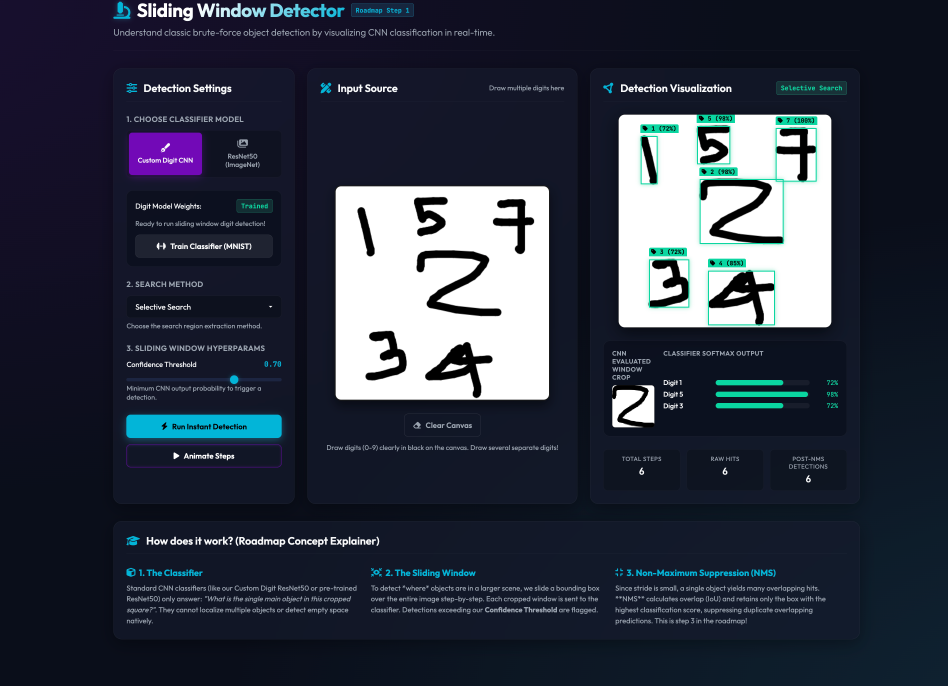
#> input picture 1-R-CNN+Sliding-Window(Detectors)/selective_search.png, 2842 x 2058 px (shown at 1/3 size)
$ python -i detector.py   (imports and definitions only)
#> lines starting #> are read from the running program, lines starting #| are printed output that depends on the picture; after the words box and inside, x2 and y2 are one past the last pixel; in counts of white or black regions, pixels touching at a corner belong together
#> further down, picture is the input picture: shape (2058, 2842, 3); mean B, G, R 67.2, 53.2, 47.1
import cv2
import numpy as np
import torch
import torch.nn.functional as F
from PIL import Image

# [8 lines left out: function sliding_window, not called in this run]

def selective_search(cv_image, min_size=30, max_size=200):
    """
    Generate candidate bounding boxes (x, y, w, h) using OpenCV MSER and multi-scale contours.
    This serves as a high-quality, dependency-free selective search/region proposal generator.
    """
#> called with min_size = 30, max_size = 200
    h, w = cv_image.shape[:2]
#> h = 2058; w = 2842
    candidates = set()

    # Convert to grayscale
    gray = cv2.cvtColor(cv_image, cv2.COLOR_BGR2GRAY)
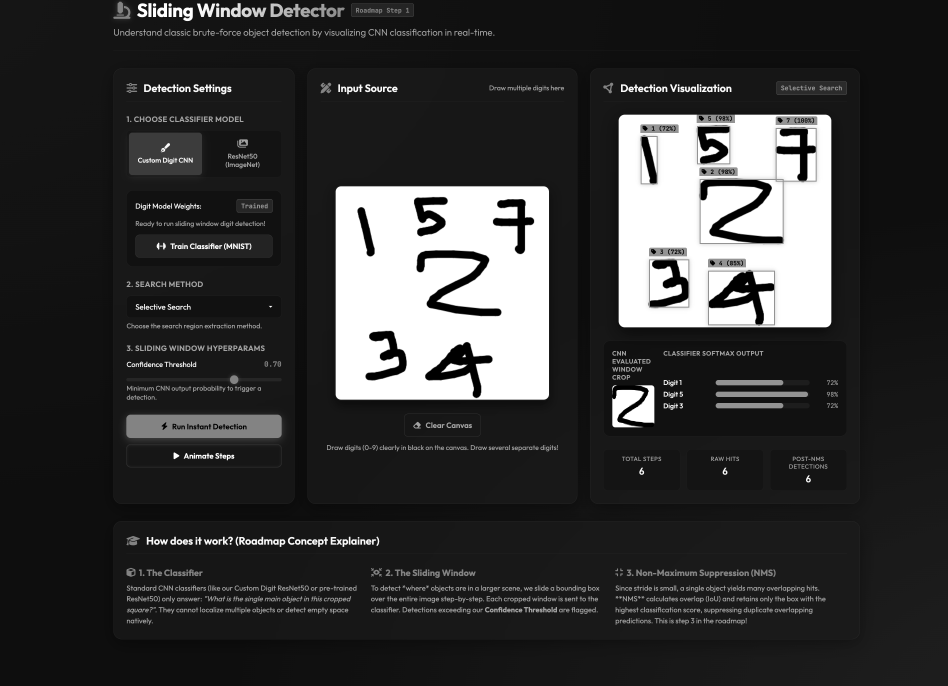
#> gray: shape (2058, 2842) (shown at 1/3 size); min 0, max 255, mean 53

    # 1. Use MSER (Maximally Stable Extremal Regions)
    mser = cv2.MSER_create(min_area=min_size*min_size, max_area=max_size*max_size)
    regions, _ = mser.detectRegions(gray)
#> regions = 1161 items
    for p in regions:
        # Get bounding box
        x, y, ww, hh = cv2.boundingRect(p)
        if min_size <= ww <= max_size and min_size <= hh <= max_size:
            candidates.add((x, y, ww, hh))
#> this loop made 1161 passes
#> (x, y, ww, hh) on passes 1 to 3: (1837, 1156, 126, 126), (1837, 1156, 126, 126), (1837, 1156, 126, 126)
#> after the loop, candidates = 139 items

    # 2. Use Multi-scale thresholding and contours
    thresholds = [50, 100, 150, 200]
    for thresh_val in thresholds:
        _, thresh = cv2.threshold(gray, thresh_val, 255, cv2.THRESH_BINARY_INV)
        contours, _ = cv2.findContours(thresh, cv2.RETR_EXTERNAL, cv2.CHAIN_APPROX_SIMPLE)
        for c in contours:
            x, y, ww, hh = cv2.boundingRect(c)
            if min_size <= ww <= max_size and min_size <= hh <= max_size:
                candidates.add((x, y, ww, hh))

        _, thresh_normal = cv2.threshold(gray, thresh_val, 255, cv2.THRESH_BINARY)
        contours_normal, _ = cv2.findContours(thresh_normal, cv2.RETR_EXTERNAL, cv2.CHAIN_APPROX_SIMPLE)
        for c in contours_normal:
            x, y, ww, hh = cv2.boundingRect(c)
            if min_size <= ww <= max_size and min_size <= hh <= max_size:
                candidates.add((x, y, ww, hh))
#> this loop made 4 passes
#> pass 1, in selective_search, `_, thresh = cv2.threshold(gray, thresh_val, 255, cv2.THRESH_BINARY_INV)`:
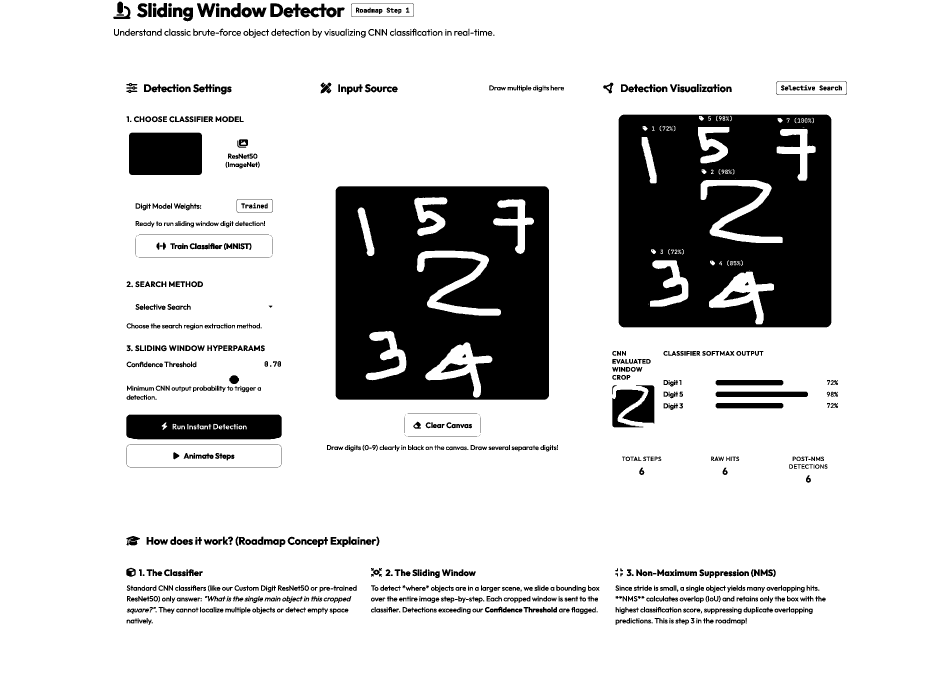
#> thresh: shape (2058, 2842) (shown at 1/3 size); 83.8% white; 1458 black regions (177 under 20 px), largest, box (x1, y1, x2, y2) and area: (1007, 559, 1647, 1199) 359385, (1856, 344, 2494, 982) 356058, (379, 1244, 845, 1318) 32453
#> pass 2, in selective_search, `_, thresh = cv2.threshold(gray, thresh_val, 255, cv2.THRESH_BINARY_INV)`:
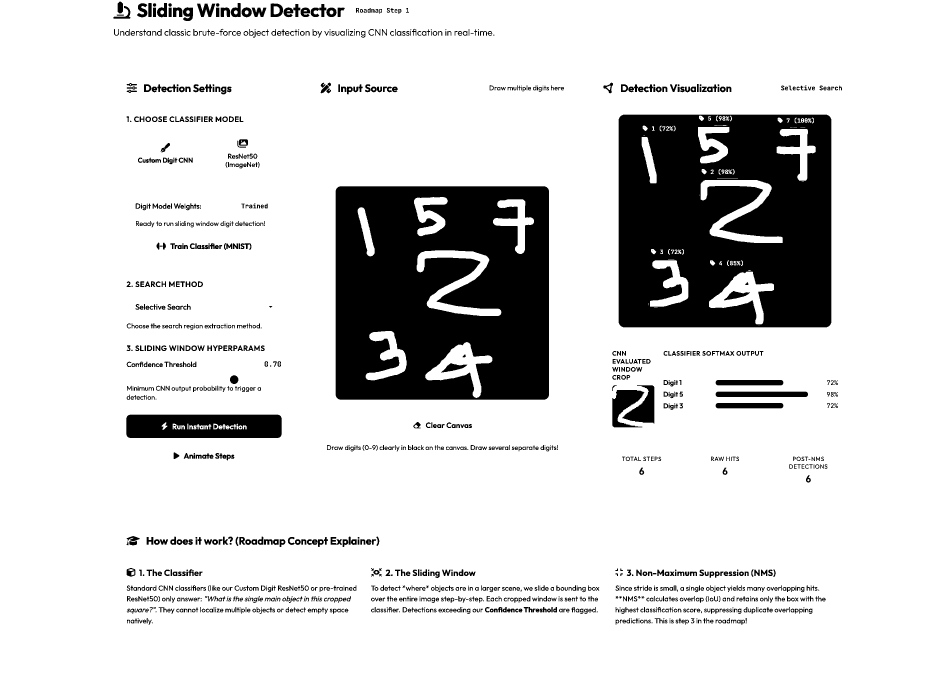
#> thresh: shape (2058, 2842) (shown at 1/3 size); 84.8% white; 1559 black regions (179 under 20 px), largest, box (x1, y1, x2, y2) and area: (1007, 559, 1647, 1199) 357308, (1856, 344, 2494, 982) 353710, (379, 1244, 845, 1314) 30392
#> pass 2, in selective_search, `_, thresh_normal = cv2.threshold(gray, thresh_val, 255, cv2.THRESH_BIN..`:
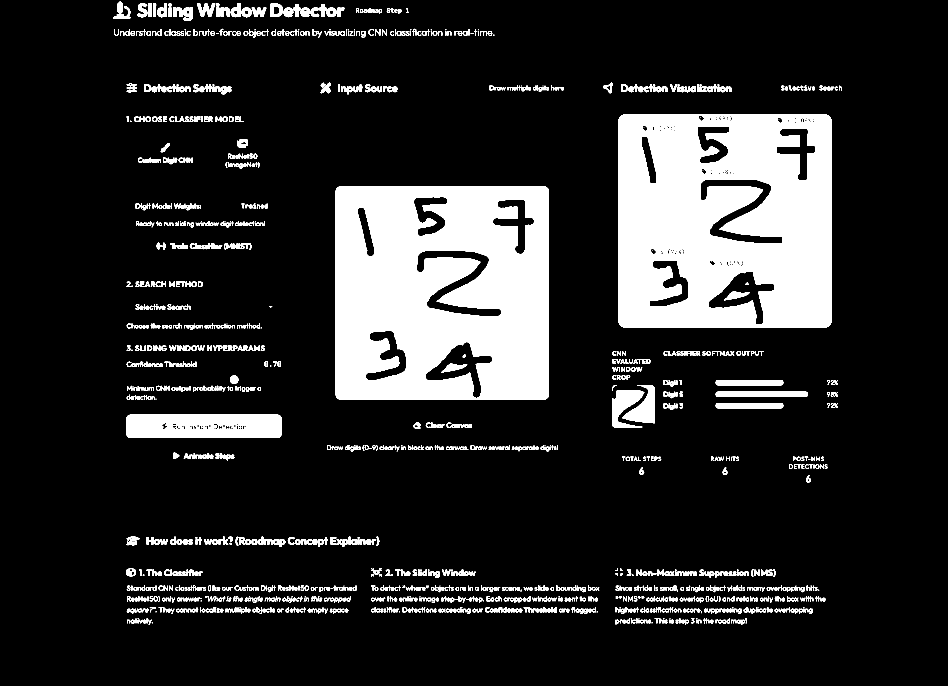
#> thresh_normal: shape (2058, 2842) (shown at 1/3 size); 15.2% white; 1559 white regions (179 under 20 px), largest, box (x1, y1, x2, y2) and area: (1007, 559, 1647, 1199) 357308, (1856, 344, 2494, 982) 353710, (379, 1244, 845, 1314) 30392
#> after the loop:
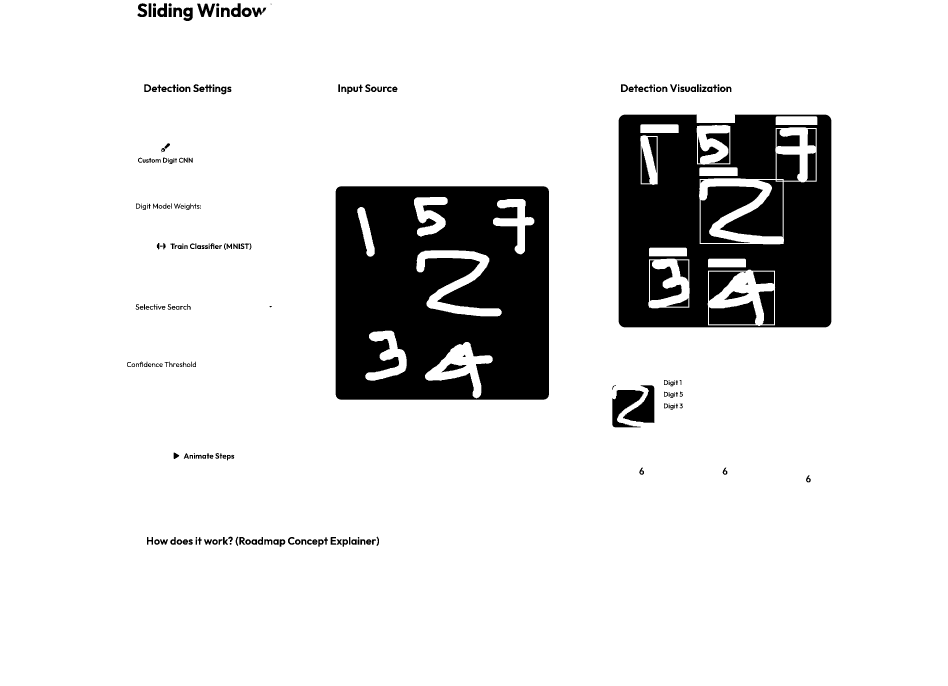
#> thresh: shape (2058, 2842) (shown at 1/3 size); 87.7% white; 287 black regions (27 under 20 px), largest, box (x1, y1, x2, y2) and area: (1007, 559, 1647, 1199) 353675, (1856, 344, 2494, 982) 249741, (2102, 559, 2288, 729) 16056
#> after the loop:
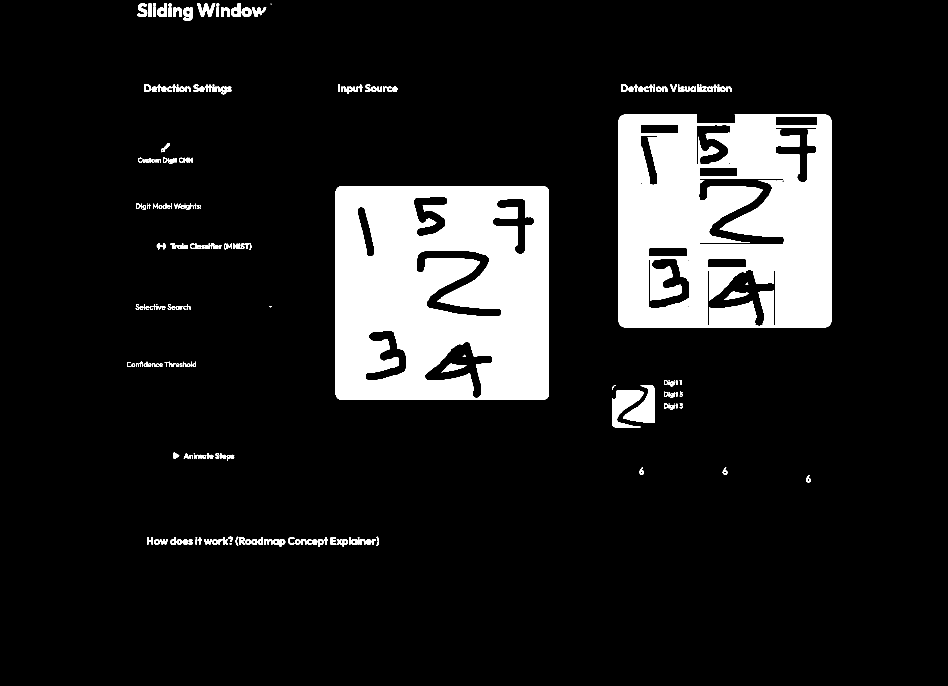
#> thresh_normal: shape (2058, 2842) (shown at 1/3 size); 12.3% white; 287 white regions (27 under 20 px), largest, box (x1, y1, x2, y2) and area: (1007, 559, 1647, 1199) 353675, (1856, 344, 2494, 982) 249741, (2102, 559, 2288, 729) 16056
#> after the loop, candidates = 155 items

    # 3. Filter out redundant/highly overlapping boxes using NMS/IoU
    sorted_candidates = sorted(list(candidates), key=lambda box: box[2] * box[3])
#> sorted_candidates = 155 items, first 6: (725, 22, 30, 30), (954, 1611, 30, 30), (724, 22, 32, 30), (1810, 248, 30, 32), (692, 10, 30, 41), (549, 22, 30, 41)

    unique_candidates = []
    for box in sorted_candidates:
        x, y, ww, hh = box
        boxA = [x, y, x + ww, y + hh]

        is_duplicate = False
        for u_box in unique_candidates:
            ux, uy, uww, uhh = u_box
            boxB = [ux, uy, ux + uww, uy + uhh]

            # If IoU is very high, skip it
            if compute_iou(boxA, boxB) > 0.85:
                is_duplicate = True
                break

        if not is_duplicate:
            unique_candidates.append(box)
#> this loop made 155 passes
#> box on passes 10 to 12: (411, 10, 31, 41), (692, 9, 30, 43), (471, 9, 30, 43)

    return unique_candidates

def compute_iou(boxA, boxB):
    """
    Compute Intersection over Union (IoU) of two bounding boxes.
    Format: [x1, y1, x2, y2]
    """
    # Determine the coordinates of the intersection rectangle
    xA = max(boxA[0], boxB[0])
    yA = max(boxA[1], boxB[1])
    xB = min(boxA[2], boxB[2])
    yB = min(boxA[3], boxB[3])

    # Compute the area of intersection rectangle
    interWidth = max(0, xB - xA)
    interHeight = max(0, yB - yA)
    interArea = interWidth * interHeight

    # Compute the area of both bounding boxes
    boxAArea = (boxA[2] - boxA[0]) * (boxA[3] - boxA[1])
    boxBArea = (boxB[2] - boxB[0]) * (boxB[3] - boxB[1])

    # Compute the union area
    unionArea = boxAArea + boxBArea - interArea

    if unionArea == 0:
        return 0.0

    return interArea / unionArea

# [234 lines left out: functions non_max_suppression, run_detection_mnist, run_detection_resnet50, not called in this run]

>>> import cv2
>>> picture = cv2.imread('selective_search.png')
>>> result = selective_search(picture)
